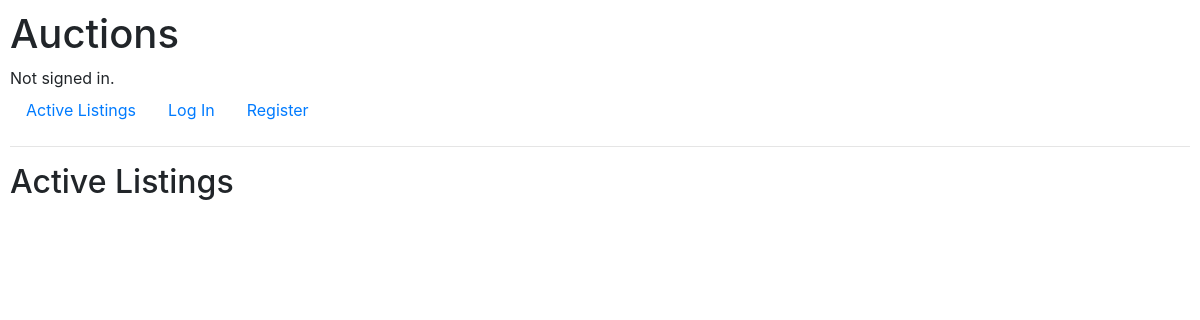
The app's page /, older data.
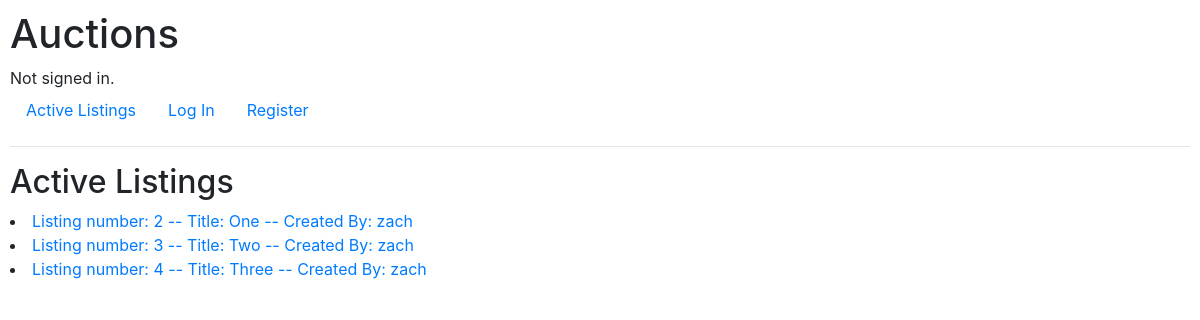
The same page, newer data.
### auctions/models.py (models this page shows)
class Listing(models.Model):
    CATEGORIES = [
        ("MOT", "Motors"),
        ("ART", "Collectibles & Art"),
        ("ELE", "Electronics"),
        ("H&G", "Home & Garden"),
        ("C&A", "Clothing & Accessories"),
        ("TOY", "Toys"),
        ("SPG", "Sporting Goods"),
        ("B&I", "Business & Industrial"),
        ("J&W", "Jewelry & Watches")
    ]
    title = models.CharField(max_length=100)
    description = models.TextField()
    price = models.DecimalField(max_digits=19, decimal_places=2, default=0.00)
    creator = models.ForeignKey(User, on_delete=models.CASCADE, related_name="listings")
    category = models.CharField(max_length=3, choices=CATEGORIES)
    image_URL = models.URLField(blank=True)
    active = models.BooleanField(default=True)
    def __str__(self):
        content = (
            f"Listing number: {self.id} -- Title: {self.title} -- Created By: {self.creator}"
        )
        return content

class User(AbstractUser):
    pass

### auctions/views.py (the view)
# urls.py: path("", views.index, name="index"),
def index(request):
    active_listings = Listing.objects.filter(active=True)
    return render(request, "auctions/index.html",{
        "active_listings": active_listings
    })

### auctions/templates/auctions/index.html
{% extends "auctions/layout.html" %}
{% block body %}
    <h2>Active Listings</h2>
    {% for listing in active_listings %}
        <li>
            <a href="{% url 'auctions:listing' listing.id %}">
                {{ listing }}
        </li>
    {% endfor %}
{% endblock %}

### auctions/templates/auctions/layout.html (shortened to what this page needs)
{% load static %}
<!DOCTYPE html>
<html lang="en">
    <head>
        <link rel="stylesheet" href="https://stackpath.bootstrapcdn.com/bootstrap/4.4.1/css/bootstrap.min.css">
        <link href="{% static 'auctions/styles.css' %}" rel="stylesheet">
    </head>
    <body>
        <h1>Auctions</h1>
        <div>
            {% if user.is_authenticated %}
                Signed in as <strong>{{ user.username }}</strong>.
            {% else %}
                Not signed in.
            {% endif %}
        </div>
        <ul class="nav">
            <li class="nav-item">
                <a class="nav-link" href="{% url 'auctions:index' %}">Active Listings</a>
            </li>
            {% if user.is_authenticated %}
                <li class="nav-item">
                    <a class="nav-link" href="{% url 'auctions:new_listing' %}">Create a Listing</a>
                </li>
                <li class="nav-item">
                    <a class="nav-link" href="{% url 'auctions:logout' %}">Log Out</a>
                </li>
            {% else %}
                <li class="nav-item">
                    <a class="nav-link" href="{% url 'auctions:login' %}">Log In</a>
                </li>
                <li class="nav-item">
                    <a class="nav-link" href="{% url 'auctions:register' %}">Register</a>
                </li>
            {% endif %}
        </ul>
        <hr>
        {% block body %}
        {% endblock %}
    </body>
</html>

### auctions/static/auctions/styles.css (style rules this page uses)
body { padding: 10px; }

Row changes from the older to the newer data that the page shows:
added Listing: id+title+creator "Listing number: 2 -- Title: One -- Created By: zach"
added Listing: id+title+creator "Listing number: 3 -- Title: Two -- Created By: zach"
added Listing: id+title+creator "Listing number: 4 -- Title: Three -- Created By: zach"
